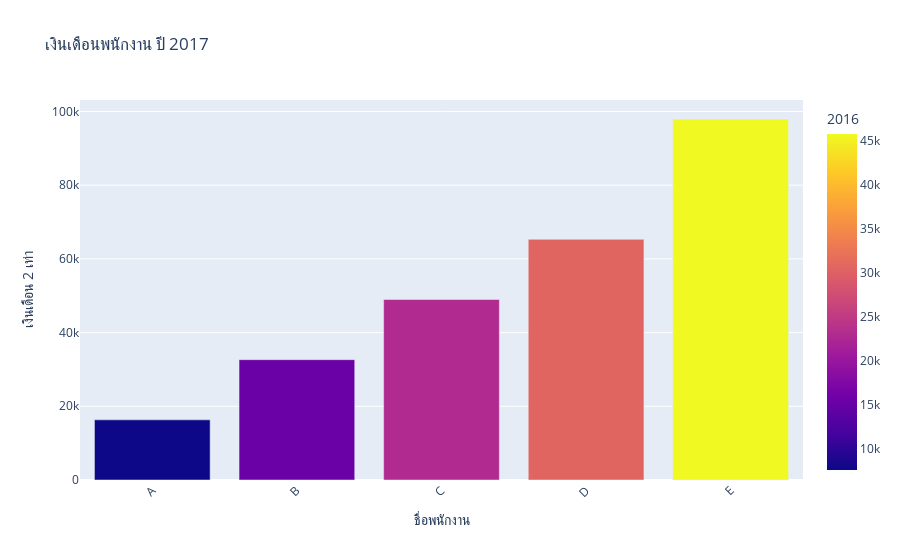

Notebook cell for this chart:
### Markdown cell above
3.จากข้อ 2 ให้ตั้งชื่อกราฟให้เหมาะสม เป็นชื่อแกน X Y ให้เหมาะสมและให้ไล่สีจากเงินเดือนปี 2016 รวม
ถึงเมื่อนำเม้าส์ไปวาง จะแสดงเงินเดือนเงินเดือนของแต่ละปี และเงินเดือนเฉลี่ย (จะเพิ่ม column ใน
DataFrame หรือจะคำนวณแยกก็ได้)

### Code cell
fig = px.bar(df, x=df.index , y = 2*df['2017'],hover_data = ['2016','2017','2018','2019','2020',df.mean(axis = 1) ],
             title = 'เงินเดือนของพนักงาน ปี 2017',
            labels = {'x':'ชื่อพนักงาน', 'y':'เงินเดือน 2 เท่า' ,'hover_data_5' : 'ค่าเฉลี่ย'},
            color = '2016')
fig.update_layout(xaxis_tickangle = -45)
fig.show()

### Figure 1 — Plotly figure (JSON) as saved in the notebook; plotly's stock layout.template omitted (floating-point values rounded to 4 significant figures)
{"data": [{"alignmentgroup": "True", "customdata": [[7629.0, 8163.0, 8734.0, 9346.0, 10000, 8774.0], [15260.0, 16330.0, 17470.0, 18690.0, 20000, 17550.0], [22890.0, 24490.0, 26200.0, 28040.0, 30000, 26320.0], [30520.0, 32650.0, 34940.0, 37380.0, 40000, 35100.0], [45770.0, 48980.0, 52410.0, 56070.0, 60000, 52650.0]], "hoverlabel": {"namelength": 0}, "hovertemplate": "ชื่อพนักงาน=%{x}<br>เงินเดือน 2 เท่า=%{y}<br>2016=%{marker.color}<br>2017=%{customdata[1]}<br>2018=%{customdata[2]}<br>2019=%{customdata[3]}<br>2020=%{customdata[4]}<br>ค่าเฉลี่ย=%{customdata[5]}", "legendgroup": "", "marker": {"color": [7629.0, 15260.0, 22890.0, 30520.0, 45770.0], "coloraxis": "coloraxis"}, "name": "", "offsetgroup": "", "orientation": "v", "showlegend": false, "textposition": "auto", "type": "bar", "x": ["A", "B", "C", "D", "E"], "xaxis": "x", "y": [16330.0, 32650.0, 48980.0, 65300.0, 97960.0], "yaxis": "y"}], "layout": {"barmode": "relative", "coloraxis": {"colorbar": {"title": {"text": "2016"}}, "colorscale": [[0, "#0d0887"], [0.1111, "#46039f"], [0.2222, "#7201a8"], [0.3333, "#9c179e"], [0.4444, "#bd3786"], [0.5556, "#d8576b"], [0.6667, "#ed7953"], [0.7778, "#fb9f3a"], [0.8889, "#fdca26"], [1, "#f0f921"]]}, "legend": {"tracegroupgap": 0}, "title": {"text": "เงินเดือนพนักงาน ปี 2017"}, "xaxis": {"anchor": "y", "domain": [0, 1], "tickangle": -45, "title": {"text": "ชื่อพนักงาน"}}, "yaxis": {"anchor": "x", "domain": [0, 1], "title": {"text": "เงินเดือน 2 เท่า"}}}}
